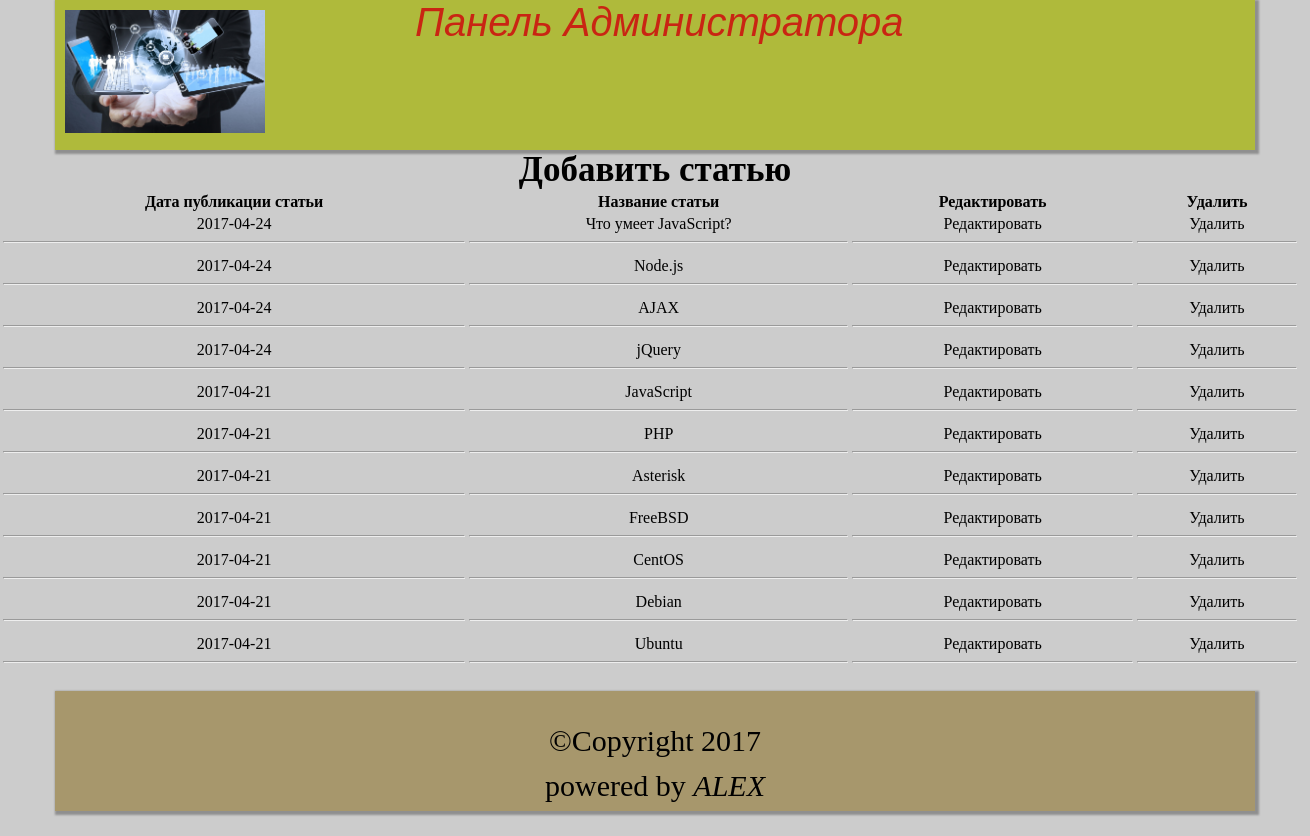
The app's page /admin/index.php with its own data.
### tables this page shows
CREATE TABLE `articles` (
  `id` int(255) NOT NULL,
  `title` varchar(255) NOT NULL,
  `content` text NOT NULL,
  `date` date NOT NULL
);

### models/functions.php (called while the page is built, shortened)
<?php
    function articles_all($connect_db){
        $sql = "SELECT *FROM articles ORDER BY id DESC";
        $result = mysqli_query($connect_db , $sql);
        $num = mysqli_num_rows($result);
        $articles = array();
        for ($i = 0; $i < $num ; $i++)
        {
            $row = mysqli_fetch_assoc($result);
            $articles[] = $row;
        }
        return $articles;
    }
?>

### views/articles_admin.php (the view)
<body class="admin">
    <link rel="stylesheet" type="text/css" href="../admin/css/admin.css">
    <link rel="stylesheet" type="text/css" href="../css/main.css">
    <?php include("header.php"); ?>
    <a href="index.php?action=add" id="add">Добавить статью</a>
<table style="width: 1300px; margin-bottom: 15px;">
    <tr>
        <th>Дата публикации статьи</th>
        <th>Название статьи</th>
        <th>Редактировать</th>
        <th>Удалить</th>
    </tr>
    <?php foreach ($articles as $a): ?>
        <tr>
           <td><?=$a['date']?><hr></td>
           <td><?=$a['title']?><hr></td>
            <td><a class="edit_art" href="index.php?action=edit&id=<?=$a['id']?>">Редактировать</a><hr></td>
            <td><a class="del_art" href="index.php?action=delete&id=<?=$a['id'];?>">Удалить</a><hr></td>
        <tr>
    <?php endforeach ?>
</table>
    <?php include("../footer.php"); ?>
</body>

### admin/css/admin.css (style rules this page uses)
.admin , .admin_article { background: #ccc; text-align: center; }
#add { margin-top: 20px; font-size: 35px; font-weight: bold; color: black; }
.edit_art , .del_art { color: black; }

### css/main.css (style rules this page uses)
a { text-decoration: none; }
body { background: #aaa; padding: 0 0; background-color: #FAE3A8; background: url(../img/fonbody.jpg); background-size: 100%; margin: 0 0; }

### records on screen
articles: date "2017-04-24", title "Что умеет JavaScript?"
articles: date "2017-04-24", title "Node.js"
articles: date "2017-04-24", title "AJAX"
articles: date "2017-04-24", title "jQuery"
articles: date "2017-04-21", title "JavaScript"
articles: date "2017-04-21", title "PHP"
articles: date "2017-04-21", title "Asterisk"
articles: date "2017-04-21", title "FreeBSD"
articles: date "2017-04-21", title "CentOS"
articles: date "2017-04-21", title "Debian"
articles: date "2017-04-21", title "Ubuntu"
